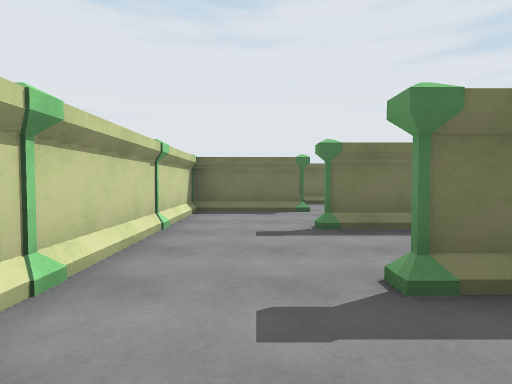
view 1 (above)

24 first-person views from a walk through a 3-D level made in the Unity game engine. The camera is 1.3 m above the floor, tilts 2° down and sees 80° across. The floor is counted in squares, 2 m on a side. Each view is taken from the middle of a square. On the plan, view 1 faces up. The plan holds only what a view shows up to about 10 squares ahead; the rest is blank. The place goes on beyond the plan. The player is left out. Some surface patterns are stand-ins.

view 2
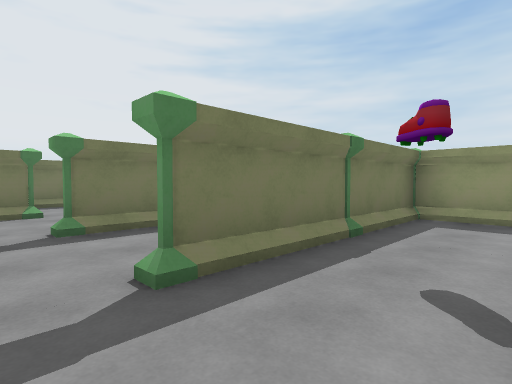

view 3
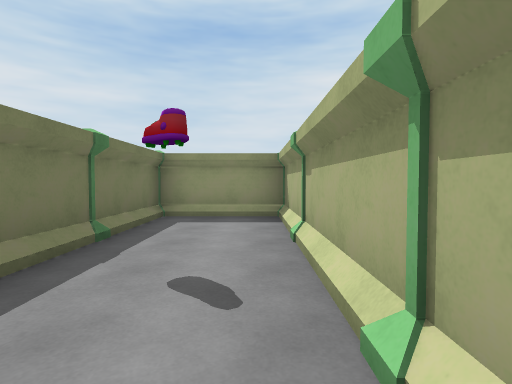

view 4
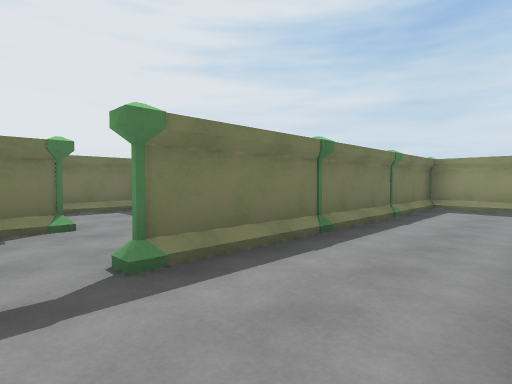

view 5
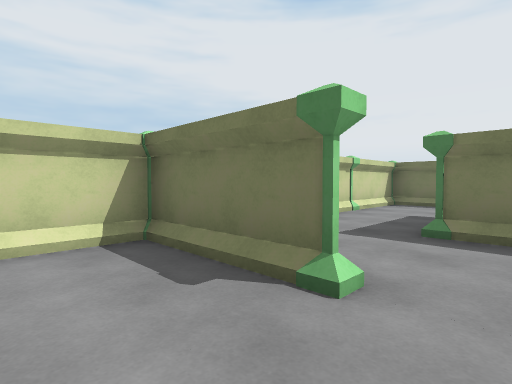

view 6
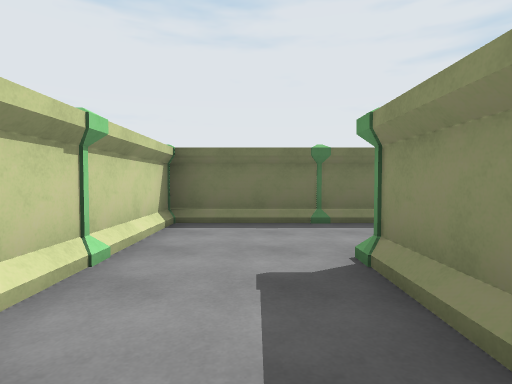

view 7
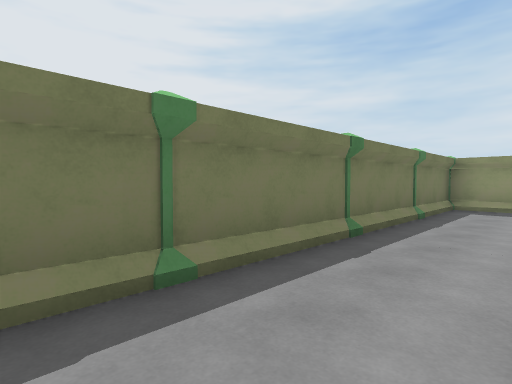

view 8
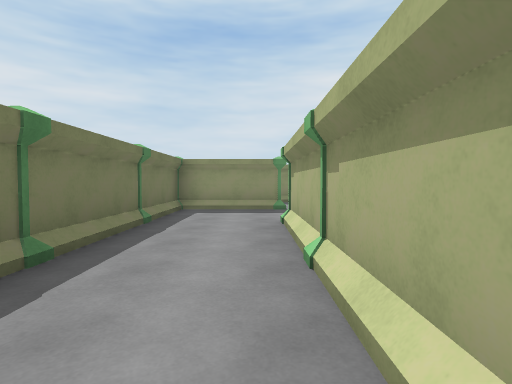

view 9
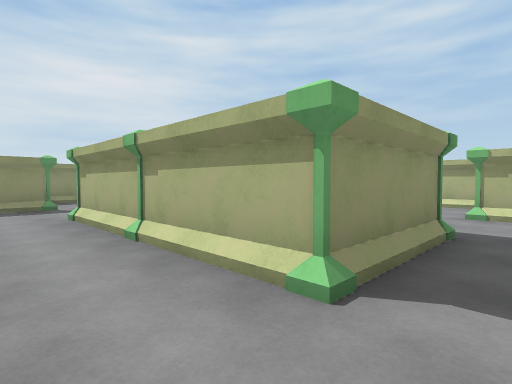

view 10
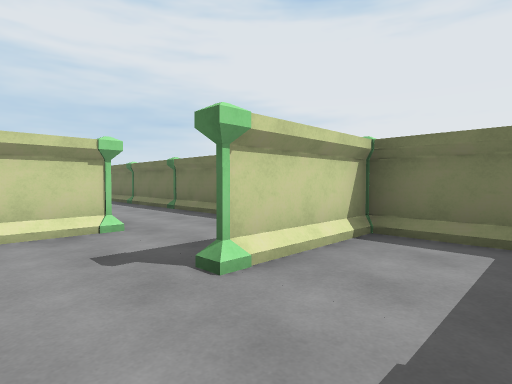

view 11
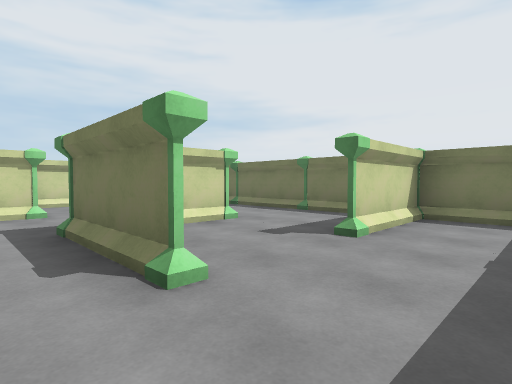

view 12
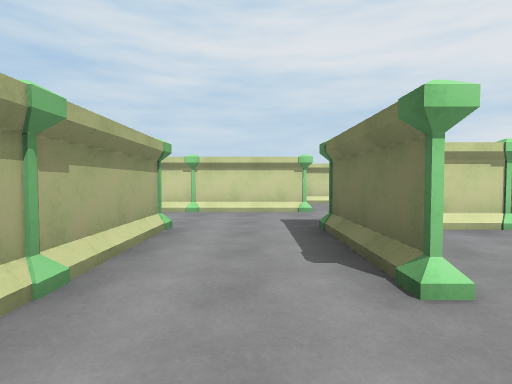

view 13
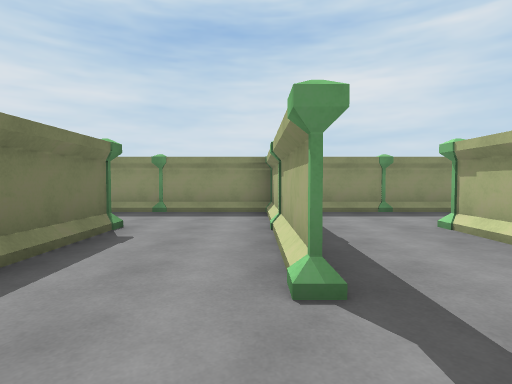

view 14
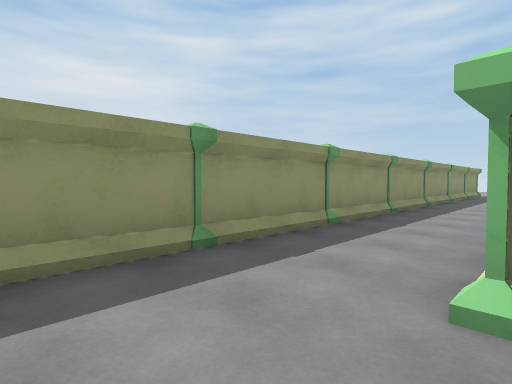

view 15
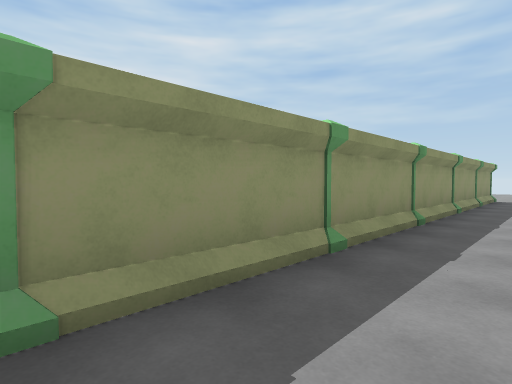

view 16
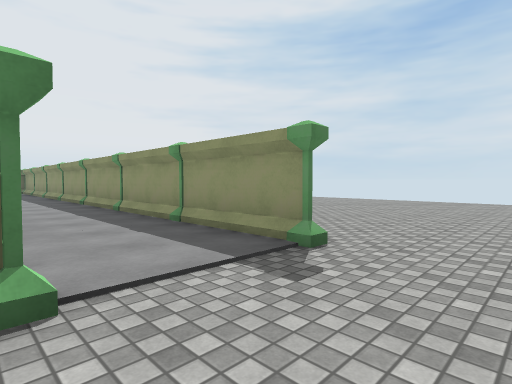

view 17
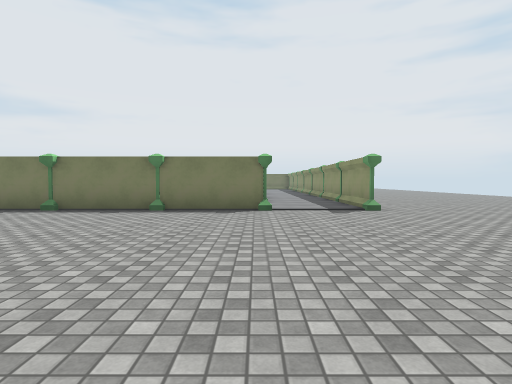

view 18
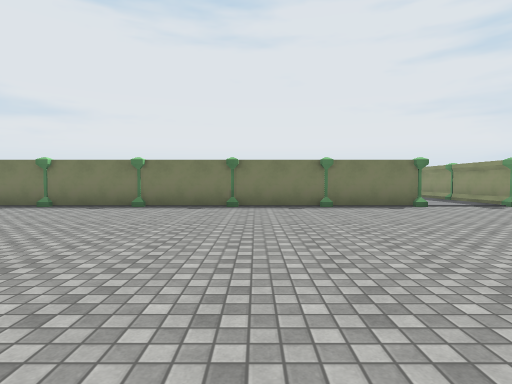

view 19
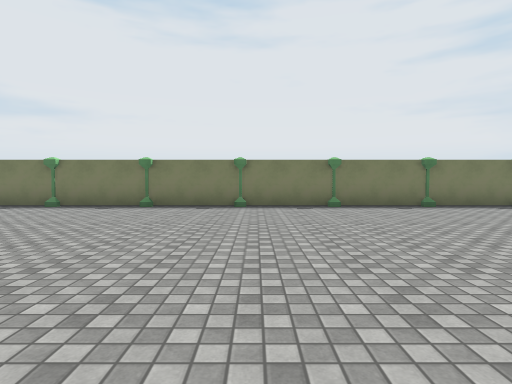

view 20
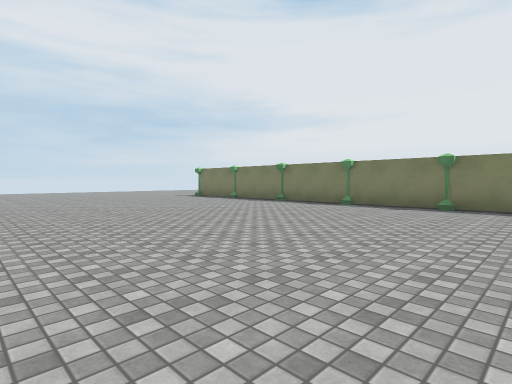

view 21
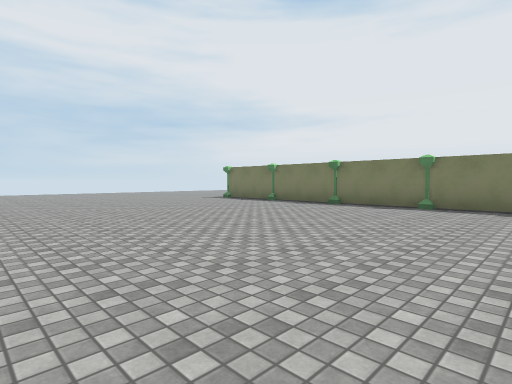

view 22
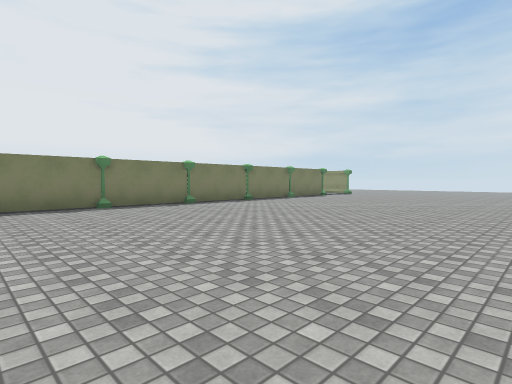

view 23
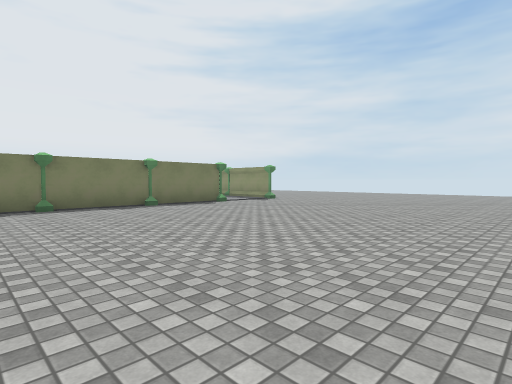

view 24
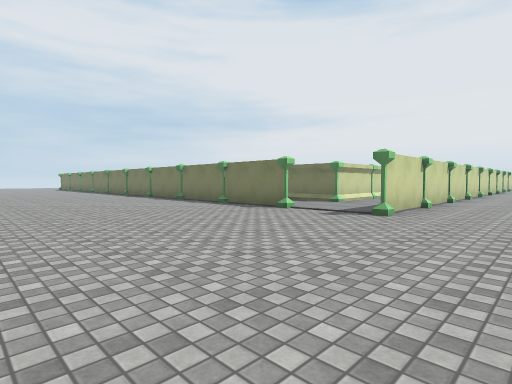

### Floor plan
Ten units are one square. View 1 is at (0, 0); x grows to the right and y downward. Boxes are objects, and circles mark ways between rooms. Rooms are numbered by the first view taken in them; rooms with no view inside come last. Other rooms are left out.
<svg viewBox="-90 -150 210 260">
<path fill="none" stroke="#000" d="M6 -66 -5 -66M10 -95 10 -106M-14 -65 -14 -46M25 -90 14 -90M14 -115 55 -115M14 -43 21 -43M-14 -36 -14 -24M54 -42 14 -42M56 -138 -14 -138 -14 -114M55 -18 14 -18M14 5 54 5M58 5 58 -15M82 66 82 76M76 77 71 77M106 42 106 96 106 -44M76 101 -35 101M106 -75 106 -106M-45 101 -85 101M82 -114 82 -139 82 -115M98 -138 56 -138M64 -67 101 -67M76 -90 64 -90M64 -42 54 -42M34 -85 34 -59M106 -44 106 -59M10 -103 10 -94M82 -26 82 -35M74 -42 64 -42"/>
<rect x="-15" y="-25" width="10" height="10" fill="#bbb"><title>pillar</title></rect>
<rect x="-15" y="-115" width="10" height="10" fill="#bbb"><title>pillar</title></rect>
<rect x="5" y="-25" width="10" height="10" fill="#bbb"><title>pillar</title></rect>
<rect x="5" y="-45" width="10" height="10" fill="#bbb"><title>pillar</title></rect>
<rect x="5" y="-75" width="10" height="10" fill="#bbb"><title>pillar</title></rect>
<rect x="5" y="-95" width="10" height="10" fill="#bbb"><title>pillar</title></rect>
<rect x="5" y="-115" width="10" height="10" fill="#bbb"><title>pillar</title></rect>
<rect x="5" y="-145" width="10" height="10" fill="#bbb"><title>pillar</title></rect>
<rect x="25" y="5" width="10" height="10" fill="#bbb"><title>pillar</title></rect>
<rect x="25" y="-25" width="10" height="10" fill="#bbb"><title>pillar</title></rect>
<rect x="25" y="-45" width="10" height="10" fill="#bbb"><title>pillar</title></rect>
<rect x="25" y="-75" width="10" height="10" fill="#bbb"><title>pillar</title></rect>
<rect x="25" y="-115" width="10" height="10" fill="#bbb"><title>pillar</title></rect>
<rect x="25" y="-145" width="10" height="10" fill="#bbb"><title>pillar</title></rect>
<rect x="-65" y="95" width="10" height="10" fill="#bbb"><title>pillar</title></rect>
<rect x="-15" y="95" width="10" height="10" fill="#bbb"><title>pillar</title></rect>
<rect x="5" y="95" width="10" height="10" fill="#bbb"><title>pillar</title></rect>
<rect x="25" y="95" width="10" height="10" fill="#bbb"><title>pillar</title></rect>
<rect x="55" y="95" width="10" height="10" fill="#bbb"><title>pillar</title></rect>
<rect x="55" y="-115" width="10" height="10" fill="#bbb"><title>pillar</title></rect>
<rect x="55" y="-145" width="10" height="10" fill="#bbb"><title>pillar</title></rect>
<rect x="75" y="95" width="10" height="10" fill="#bbb"><title>pillar</title></rect>
<rect x="75" y="75" width="10" height="10" fill="#bbb"><title>pillar</title></rect>
<rect x="75" y="-95" width="10" height="10" fill="#bbb"><title>pillar</title></rect>
<rect x="75" y="-115" width="10" height="10" fill="#bbb"><title>pillar</title></rect>
<rect x="105" y="95" width="10" height="10" fill="#bbb"><title>pillar</title></rect>
<rect x="105" y="75" width="10" height="10" fill="#bbb"><title>pillar</title></rect>
<rect x="105" y="45" width="10" height="10" fill="#bbb"><title>pillar</title></rect>
<rect x="105" y="25" width="10" height="10" fill="#bbb"><title>pillar</title></rect>
<rect x="105" y="5" width="10" height="10" fill="#bbb"><title>pillar</title></rect>
<rect x="105" y="-25" width="10" height="10" fill="#bbb"><title>pillar</title></rect>
<rect x="105" y="-45" width="10" height="10" fill="#bbb"><title>pillar</title></rect>
<rect x="105" y="-75" width="10" height="10" fill="#bbb"><title>other object</title></rect>
<rect x="105" y="-95" width="10" height="10" fill="#bbb"><title>pillar</title></rect>
<rect x="25" y="-95" width="10" height="10" fill="#bbb"><title>pillar</title></rect>
<rect x="55" y="-45" width="10" height="10" fill="#bbb"><title>pillar</title></rect>
<rect x="55" y="-75" width="10" height="10" fill="#bbb"><title>pillar</title></rect>
<rect x="55" y="-95" width="10" height="10" fill="#bbb"><title>pillar</title></rect>
<rect x="75" y="-45" width="10" height="10" fill="#bbb"><title>pillar</title></rect>
<rect x="75" y="-75" width="10" height="10" fill="#bbb"><title>pillar</title></rect>
<rect x="55" y="-25" width="10" height="10" fill="#bbb"><title>pillar</title></rect>
<circle cx="45" cy="-125" r="3" fill="#2a7"/>
<circle cx="45" cy="-30" r="3" fill="#2a7"/>
<circle cx="90" cy="-62" r="3" fill="#2a7"/>
<text x="0" y="-80">1</text>
<text x="90" y="60">2</text>
<text x="60" y="-70">3</text>
<text x="70" y="-20">4</text>
</svg>
Room 1 opens to room 2. Room 1 opens to room 4. Room 2 opens to room 3.

Where each view was taken, in squares from view 1:
view 1: 0 up, 0 right, facing up
view 2: 0 up, 0 right, facing up-right
view 3: 0 up, 0 right, facing right
view 4: 2 up, 0 right, facing up-right
view 5: 5 up, 2 right, facing up-left
view 6: 9 up, 0 right, facing up
view 7: 12 up, 0 right, facing up-right
view 8: 12 up, 1 right, facing right
view 9: 13 up, 0 right, facing down-right
view 10: 10 up, 10 right, facing up-left
view 11: 8 up, 10 right, facing up-left
view 12: 8 up, 10 right, facing left
view 13: 7 up, 4 right, facing right
view 14: 6 up, 8 right, facing down-right
view 15: 2 up, 9 right, facing down-right
view 16: 12 down, 8 right, facing up-right
view 17: 17 down, 8 right, facing up
view 18: 18 down, 4 right, facing up
view 19: 18 down, 1 left, facing up
view 20: 18 down, 2 left, facing up-left
view 21: 18 down, 4 left, facing up-left
view 22: 18 down, 4 left, facing up-right
view 23: 18 down, 2 right, facing up-right
view 24: 16 down, 13 right, facing up-left
